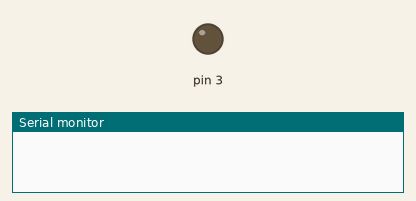
Simulated run of this sketch. Board: Arduino Uno, built with avr-gcc and run on an emulated ATmega328P. Shown: output pins drawn as LEDs (lit = HIGH), the last lines printed to the serial monitor.

Above: at 0.1 s.
At 1.1 s:
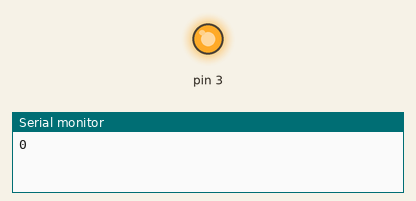
Timing chart, 0 to 2.6 s (numbered marks = the images above):
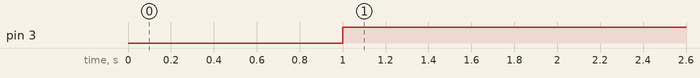

The sketch:

DCMOTOR.ino
```cpp
//MDCMOTOR zapojeny na portu D

int rychlost;

void setup() {
	pinMode(3, OUTPUT);
	Serial.begin(9600);
}

void loop() {

	while (Serial.available()) {}
	rychlost = Serial.parseInt();

	Serial.println(rychlost);

	analogWrite(3,255);
}
```

Measured:
- by itself, pin 3: LOW → HIGH at 1.0 s
